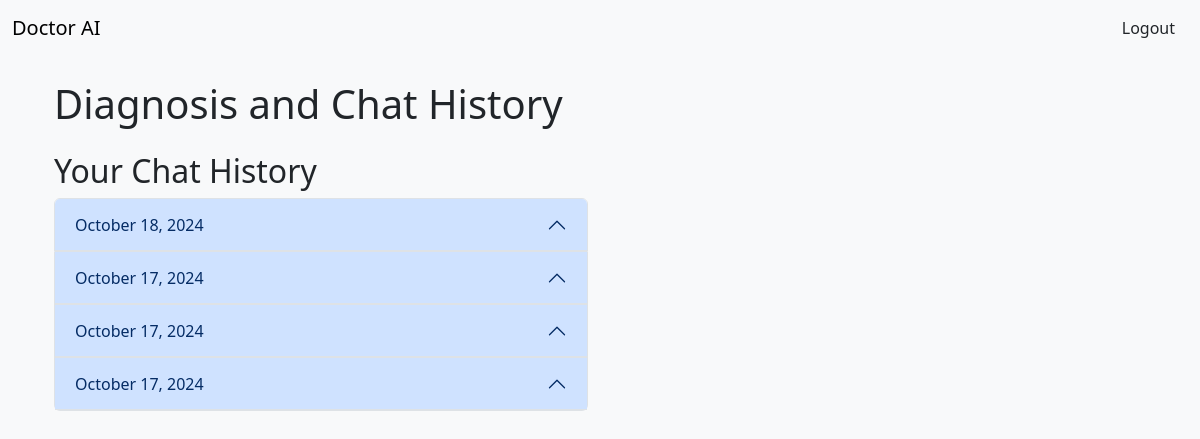
The page /diagnosis/history/ (signed in) on the database its author committed.
### diagnosis/models.py (models this page shows, shortened)
class ChatSession(models.Model):
    user = models.ForeignKey(CustomUser, related_name='chat_sessions', on_delete=models.CASCADE)
    timestamp = models.DateTimeField(auto_now_add=True)

### diagnosis/views.py (the view)
# urls.py: path('history/', views.patient_history, name='patient_history'),
@login_required
def patient_history(request):
    diagnoses = Diagnosis.objects.filter(user=request.user).order_by('-date_created')
    appointments = Appointment.objects.filter(patient=request.user).order_by('-date')
    chat_sessions = ChatSession.objects.filter(user=request.user).prefetch_related('messages').order_by('-timestamp')
    if 'appointment_success' in request.GET:
        messages.success(request, 'Your appointment has been successfully booked!')
    return render(request, 'diagnosis/patient_history.html', {
        'diagnoses': diagnoses,
        'appointments': appointments,
        'chat_sessions': chat_sessions,  # Pass chat sessions to the template
    })

### diagnosis/templates/diagnosis/patient_history.html (shortened to what this page needs)
{% extends "base.html" %}
{% load bootstrap5 %}
{% load widget_tweaks %}
{% load bootstrap_icons %}
{% block content %}
<div class="container mt-4">
  <h1>Diagnosis and Chat History</h1>
  <div class="row mt-4">
        <div class="col-md-6">
          <div class="chat-history-section">
              <h2>Your Chat History</h2>
              {% if chat_sessions %}
                  <div class="accordion" id="chatAccordion">
                      {% for session in chat_sessions %}
                          <div class="accordion-item">
                              <h2 class="accordion-header" id="headingChat{{ forloop.counter }}">
                                  <button class="accordion-button" type="button" data-bs-toggle="collapse" data-bs-target="#collapseChat{{ forloop.counter }}" aria-expanded="true" aria-controls="collapseChat{{ forloop.counter }}">
                                        {{ session.timestamp|date:"F j, Y" }}
                                  </button>
                              </h2>
                          </div>
                      {% endfor %}
                  </div>
              {% else %}
                  <p>You have no chat history yet. <a href="">Start a new chat!</a></p>
              {% endif %}
          </div>
      </div>
  </div>
</div>
{% endblock %}

### users/static/users/styles.css (style rules this page uses)
body { background-color: #f8f9fa; }

### rows shown on the page
ChatSession: timestamp "October 18, 2024"
ChatSession: timestamp "October 17, 2024"
ChatSession: timestamp "October 17, 2024"
ChatSession: timestamp "October 17, 2024"
